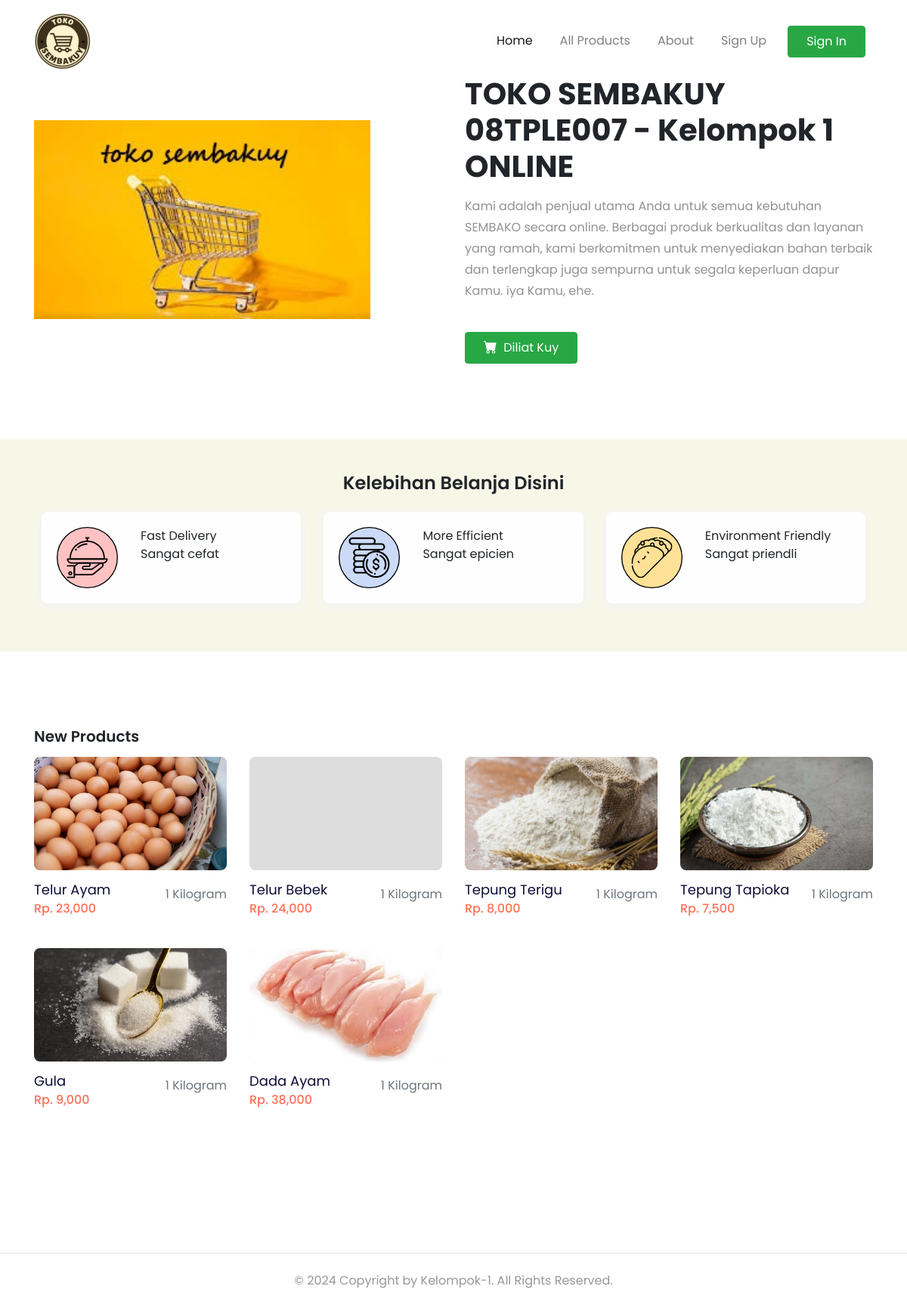
The page / on the database its author committed.
### tables this page shows
CREATE TABLE `products` (
  `id_product` int(11) NOT NULL,
  `product_name` varchar(255) NOT NULL,
  `unit` int(11) NOT NULL,
  `price` varchar(255) NOT NULL,
  `descriptions` text NOT NULL,
  `category_id` int(11) NOT NULL,
  `stock` varchar(255) NOT NULL
);

CREATE TABLE `products_galleries` (
  `id_gallery` int(11) NOT NULL,
  `photos` varchar(255) NOT NULL,
  `product_id` int(11) NOT NULL
);

### config/config.php (called while the page is built, shortened)
<?php
$host = 'localhost';
$user = 'root';
$password = '';
$dbname = 'imk_tugas';
$conn = mysqli_connect($host, $user, $password, $dbname);
function query($query)
{
    global $conn;
    $result = mysqli_query($conn, $query);
    $rows = [];
    while ($row = mysqli_fetch_assoc($result)) {
        $rows[] = $row;
    }
    return $rows;
}
?>

### index.php (the view, shortened to what this page needs)
<?php
require_once 'config/config.php';
?>
<!DOCTYPE html>
<html lang="en">
  <head>
    <link href="https://unpkg.com/aos@2.3.1/dist/aos.css" rel="stylesheet" />
    <link href="assets/style/main.css" rel="stylesheet" />
  </head>
  <body>
    <nav
      class="navbar navbar-expand-lg navbar-light navbar-store fixed-top navbar-fixed-top"
      data-aos="fade-down"
    >
      <div class="container">
        <a href="index.php" class="navbar-brand" title="home">
          <img src="assets/images/logoN.png" class="w-50" alt="logo" />
        </a>
        <div class="collpase navbar-collapse" id="navbarResponsive">
          <ul class="navbar-nav ml-auto">
            <li class="nav-item active">
              <a href="index.php" class="nav-link">Home</a>
            </li>
            <li class="nav-item">
              <a href="products.php" class="nav-link">All Products</a>
            </li>
            <li class="nav-item">
              <a href="about.php" class="nav-link">About</a>
            </li>
            <?php
            if (!isset($_SESSION["login"]) && !isset($_SESSION["user"])) : ?>
              <li class="nav-item">
                <a href="register.php" class="nav-link">Sign Up</a>
              </li>
              <li class="nav-item">
                <a
                  href="login.php"
                  class="btn btn-success nav-link px-4 text-white"
                  >Sign In</a
                >
              </li>
            <?php endif;?>
          </ul>
        </div>
      </div>
    </nav>
    <div class="page-content page-home" data-aos="zoom-in">
      <section class="store-landing">
        <div class="container">
          <div class="row align-items-center justify-content-between">
            <div class="col-md-5">
              <img src="assets/images/logo1.jpeg" class="w-100" alt="" />
            </div>
            <div class="col-md-6">
              <h1 style="font-weight: bold; margin-bottom: 15px;">TOKO SEMBAKUY 08TPLE007 - Kelompok 1 ONLINE</h1>
              <p class="store-subtitle-landing" style="line-height: 28px; color: rgb(146, 146, 146);">
                Kami adalah penjual utama Anda untuk semua kebutuhan SEMBAKO secara online. Berbagai produk berkualitas dan layanan yang ramah, kami berkomitmen untuk menyediakan bahan terbaik dan terlengkap juga sempurna untuk segala keperluan dapur Kamu. iya Kamu, ehe.
              </p>
              <a href="products.php" class="btn btn-success px-4 py-2 mt-4"
                > Diliat Kuy</a
              >
            </div>
          </div>
        </div>
      </section>
      <section class="store-adventeges" style="margin-top: 100px;" id="adventeges">
        <div class="container">
          <div class="row">
            <div class="col-12">
              <div class="title-adventeges" style="text-align: center; font-size: 24px; font-weight: 600; margin-bottom: 20px;">Kelebihan Belanja Disini</div>
            </div>
          </div>
          <div class="row">
            <div
              class="col-6 col-md-4"
              data-aos="fade-down"
              data-aos-delay="100"
            >
              <div class="card mb-4">
                <div class="card-body">
                  <div class="row justify-content-center align-content-center">
                    <div class="col-10 col-md-4">
                      <div class="adventeges-thumbnail mb-lg-0 mb-2">
                        <img
                          src="assets/images/fast.svg"
                          class="w-100"
                          alt=""
                        />
                      </div>
                    </div>
                    <div class="col-md-8">
                      <div
                        class="adventege-description text-center text-lg-left"
                      >
                        <div class="title-text">Fast Delivery</div>
                        <div class="subtitle-text">
                          Sangat cefat
                        </div>
                      </div>
                    </div>
                  </div>
                </div>
              </div>
            </div>
            <div
              class="col-6 col-md-4"
              data-aos="fade-down"
              data-aos-delay="200"
            >
              <div class="card mb-4">
                <div class="card-body">
                  <div class="row justify-content-center align-content-center">
                    <div class="col-10 col-md-4">
                      <div class="adventeges-thumbnail mb-lg-0 mb-2">
                        <img
                          src="assets/images/money.svg"
                          class="w-100"
                          alt=""
                        />
                      </div>
                    </div>
                    <div class="col-md-8">
                      <div
                        class="adventege-description text-center text-lg-left"
                      >
                        <div class="title-text">More Efficient</div>
                        <div class="subtitle-text">
                          Sangat epicien
                        </div>
                      </div>
                    </div>
                  </div>
                </div>
              </div>
            </div>
            <div
              class="col-6 col-md-4"
              data-aos="fade-down"
              data-aos-delay="300"
            >
              <div class="card mb-4">
                <div class="card-body">
                  <div class="row justify-content-center align-content-center">
                    <div class="col-10 col-md-4">
                      <div class="adventeges-thumbnail mb-lg-0 mb-2">
                        <img src="assets/images/env.svg" class="w-100" alt="" />
                      </div>
                    </div>
                    <div class="col-md-8">
                      <div
                        class="adventege-description text-center text-lg-left"
                      >
                        <div class="title-text">Environment Friendly</div>
                        <div class="subtitle-text">
                          Sangat priendli
                        </div>
                      </div>
                    </div>
                  </div>
                </div>
              </div>
            </div>
          </div>
        </div>
      </section>
      <section class="store-products-kilogram" style="margin-top: 100px;">
        <div class="container">
          <div class="row">
            <div class="col-12" data-aos="fade-up">
              <h5 style="font-weight: 600; margin-bottom: 15px;">New Products</h5>
            </div>
          </div>
          <div class="row">
            <?php
            $products = query("SELECT * FROM products LIMIT 8");
            $iteration = 0;
            ?>
            <?php foreach ($products as $product) : ?>
            <?php
            $idProduct = $product["id_product"];
            $galleries = query("SELECT * FROM products_galleries INNER JOIN products ON products_galleries.product_id = products.id_product WHERE products_galleries.product_id = $idProduct");
            ?>
              <div
                class="col-6 col-md-4 col-lg-3"
                data-aos="fade-up"
                data-aos-delay="<?= $iteration += 100; ?>"
              >
                <?php if ($product["stock"] > 0) : ?>
                <a href="details.php?id=<?= $idProduct; ?>" class="component-products d-block">
                  <div class="products-thumbnail">
                    <div
                      class="products-image"
                      style="background-image: url('assets/images/<?= $galleries[0]["photos"] ?>')"
                    >
                    </div>
                  </div>
                  <div class="d-flex justify-content-between align-items-center">
                    <div>
                      <div class="products-text"><?= $product["product_name"]; ?></div>
                      <div class="products-price">Rp. <?= number_format($product["price"]); ?></div>
                    </div>
                    <div>
                      <div class="text-muted"><?= $product["unit"] / 1000; ?> Kilogram</div>
                    </div>
                  </div>
                </a>
                <?php endif;?>
              </div>
            <?php endforeach;?>
          </div>
        </div>
      </section>
    </div>
    <footer>
      <div class="container">
        <div class="row">
          <div class="col-12">
            <p class="pt-4 pb-2">
              &copy; 2024 Copyright by Kelompok-1. All Rights Reserved.
            </p>
          </div>
        </div>
      </div>
    </footer>
  </body>
</html>

### index.php (style rules this page uses)
.store-adventeges { padding: 40px; background-color: #F7F7E8; }

### rows shown on the page
products: products_galleries.photos (picture), product_name "Telur Ayam", price "23,000", $product['unit']/1000 "1"
products: product_name "Telur Bebek", price "24,000", $product['unit']/1000 "1"
products: products_galleries.photos (picture), product_name "Tepung Terigu", price "8,000", $product['unit']/1000 "1"
products: products_galleries.photos (picture), product_name "Tepung Tapioka", price "7,500", $product['unit']/1000 "1"
products: products_galleries.photos (picture), product_name "Gula", price "9,000", $product['unit']/1000 "1"
products: products_galleries.photos (picture), product_name "Dada Ayam", price "38,000", $product['unit']/1000 "1"
